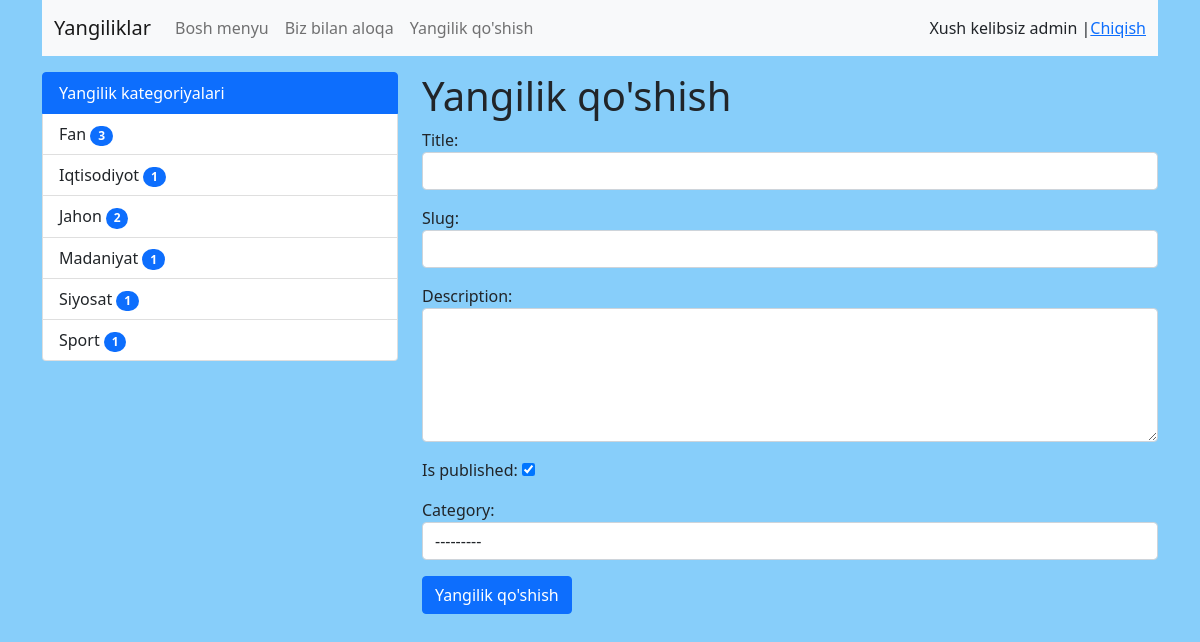
The page /news/add_news/ (signed in) on the database its author committed.
### myapp/models.py (models this page shows)
class Category(models.Model):
    name = models.CharField(max_length=50)
    slug = models.SlugField(max_length=50, unique=True)
    def get_absolute_url(self):
        return reverse('category', kwargs={'slug': self.slug})
    def __str__(self):
        return self.name
    class Meta:
        verbose_name = 'Kategoriya'
        verbose_name_plural = 'Kategoriyalar'

### myapp/views.py (the view)
# urls.py: path('news/add_news/', CreateNews.as_view(), name='add_news'),
class CreateNews(LoginRequiredMixin, CreateView):
    form_class = NewsForm
    template_name = 'add_news.html'
    raise_exception = True

### myapp/forms.py (shortened to what this page needs)
class NewsForm(forms.ModelForm):
    class Meta:
        model = News
        fields = ['title', 'slug', 'description', 'is_published', 'category']
        widgets = {
            'title': forms.TextInput(attrs={'class': 'form-control'}),
            'slug': forms.TextInput(attrs={'class': 'form-control'}),
            'description': forms.Textarea(attrs={'class': 'form-control', 'rows': 5}),
            'category': forms.Select(attrs={'class': 'form-control'}),
        }

### myapp/templatetags/news_tags.py (called while the page is built)
@register.inclusion_tag('list_categories.html')
def show_categories():
    categories = Category.objects.annotate(cnt=Count('news', filter=F(
        'news__is_published'
    ))).filter(cnt__gt=0)
    return {'categories':categories}

### templates/add_news.html (shortened to what this page needs)
{% extends 'base.html' %}
{% load static %}
{% block sidebar %}
    {% include 'inc/_sidebar.html' %}
{% endblock %}
{% block content %}
    <h1>Yangilik qo'shish</h1>
    <form action="{% url 'add_news' %}" method="post">
        {{ form.as_p }}
        <button type="submit" class="btn btn-primary btn-block">Yangilik qo'shish</button>
    </form>
{% endblock %}

### templates/inc/_nav.html (shortened to what this page needs)
<div class="container">
    <nav class="navbar navbar-expand-lg navbar-light bg-light">
        <div class="container-fluid">
            <a class="navbar-brand" href="{% url 'home' %}">Yangiliklar</a>
            <div class="collapse navbar-collapse" id="navbarSupportedContent">
                <ul class="navbar-nav me-auto mb-2 mb-lg-0">
                    <li class="nav-item">
                        <a class="nav-link" href="{% url 'home' %}">Bosh menyu</a>
                    </li>
                    <li class="nav-item">
                        <a class="nav-link" href="{% url 'contact' %}">Biz bilan aloqa</a>
                    </li>
                    {% if request.user.is_authenticated %}
                        <li class="nav-item">
                            <a class="nav-link" href="{% url 'add_news' %}">Yangilik qo'shish</a>
                        </li>
                    {% endif %}
                </ul>
                {% if request.user.is_authenticated %}
                    Xush kelibsiz {{ user.username }} | <a href="{% url 'logout' %}"> Chiqish </a>
                {% else %}
                    <span class="navbar-text">
                    <a href="{% url 'register' %}">Ro'yhatdan o'tish</a> |
                    <a href="{% url 'login' %}">Kirish</a>
                </span>
                {% endif %}
            </div>
        </div>
    </nav>
</div>

### templates/list_categories.html
<div class="list-group">
    <a href="{% url 'home' %}" class="list-group-item list-group-item-action active" aria-current="true">
        Yangilik kategoriyalari
    </a>
    {% for category in categories %}
        <a href="{{ category.get_absolute_url }}"
           class="list-group-item list-group-item-action">{{ category.name }}
        <span class="badge bg-primary rounded-pill">{{ category.cnt }}</span>
        </a>
    {% endfor %}
</div>

### static/css/style.css (style rules this page uses)
body { background-color: lightskyblue; }

### rows shown on the page
Category: name "Fan", cnt "3"
Category: name "Iqtisodiyot", cnt "1"
Category: name "Jahon", cnt "2"
Category: name "Madaniyat", cnt "1"
Category: name "Siyosat", cnt "1"
Category: name "Sport", cnt "1"

### other values the page prints
{{ user.username }} "admin"
